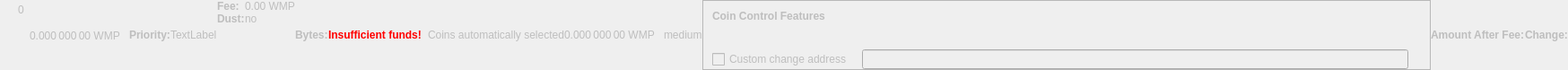
    <widget class="QWidget" name="dummyHideWidget" native="true">
     <property name="enabled">
      <bool>false</bool>
     </property>
     <property name="maximumSize">
      <size>
       <width>100</width>
       <height>22</height>
      </size>
     </property>
     <layout class="QHBoxLayout" name="dummyHideLayout">
      <property name="spacing">
       <number>0</number>
      </property>
      <property name="leftMargin">
       <number>0</number>
      </property>
      <property name="topMargin">
       <number>0</number>
      </property>
      <property name="rightMargin">
       <number>0</number>
      </property>
      <property name="bottomMargin">
       <number>0</number>
      </property>
      <item>
       <layout class="QFormLayout" name="formLayoutCoinControl1">
        <property name="horizontalSpacing">
         <number>10</number>
        </property>
        <property name="verticalSpacing">
         <number>14</number>
        </property>
        <property name="leftMargin">
         <number>10</number>
        </property>
        <property name="topMargin">
         <number>4</number>
        </property>
        <property name="rightMargin">
         <number>6</number>
        </property>
        <item row="0" column="1">
         <widget class="QLabel" name="labelCoinControlBytes">
          <property name="cursor">
           <cursorShape>IBeamCursor</cursorShape>
          </property>
          <property name="contextMenuPolicy">
           <enum>Qt::ActionsContextMenu</enum>
          </property>
          <property name="text">
           <string notr="true">0</string>
          </property>
          <property name="textInteractionFlags">
           <set>Qt::LinksAccessibleByMouse|Qt::TextSelectableByKeyboard|Qt::TextSelectableByMouse</set>
          </property>
         </widget>
        </item>
       </layout>
      </item>
      <item>
       <widget class="QLabel" name="labelCoinControlAfterFee">
        <property name="enabled">
         <bool>false</bool>
        </property>
        <property name="sizePolicy">
         <sizepolicy hsizetype="Fixed" vsizetype="Fixed">
          <horstretch>0</horstretch>
          <verstretch>0</verstretch>
         </sizepolicy>
        </property>
        <property name="minimumSize">
         <size>
          <width>111</width>
          <height>12</height>
         </size>
        </property>
        <property name="maximumSize">
         <size>
          <width>111</width>
          <height>12</height>
         </size>
        </property>
        <property name="cursor">
         <cursorShape>IBeamCursor</cursorShape>
        </property>
        <property name="contextMenuPolicy">
         <enum>Qt::ActionsContextMenu</enum>
        </property>
        <property name="text">
         <string notr="true">0.000 000 00 WMP</string>
        </property>
        <property name="textInteractionFlags">
         <set>Qt::LinksAccessibleByMouse|Qt::TextSelectableByKeyboard|Qt::TextSelectableByMouse</set>
        </property>
       </widget>
      </item>
      <item>
       <widget class="QLabel" name="labelCoinControlPriorityText">
        <property name="enabled">
         <bool>false</bool>
        </property>
        <property name="font">
         <font>
          <weight>75</weight>
          <bold>true</bold>
         </font>
        </property>
        <property name="text">
         <string>Priority:</string>
        </property>
       </widget>
      </item>
      <item>
       <layout class="QHBoxLayout" name="horizontalLayout">
        <item>
         <widget class="QLabel" name="WarningLabel">
          <property name="text">
           <string>TextLabel</string>
          </property>
         </widget>
        </item>
       </layout>
      </item>
      <item>
       <layout class="QFormLayout" name="formLayoutCoinControl3">
        <property name="horizontalSpacing">
         <number>0</number>
        </property>
        <property name="verticalSpacing">
         <number>0</number>
        </property>
        <property name="leftMargin">
         <number>0</number>
        </property>
        <property name="topMargin">
         <number>0</number>
        </property>
        <property name="rightMargin">
         <number>0</number>
        </property>
        <item row="0" column="0">
         <widget class="QLabel" name="labelCoinControlFeeText">
          <property name="enabled">
           <bool>false</bool>
          </property>
          <property name="font">
           <font>
            <weight>75</weight>
            <bold>true</bold>
           </font>
          </property>
          <property name="text">
           <string>Fee:</string>
          </property>
          <property name="margin">
           <number>0</number>
          </property>
         </widget>
        </item>
        <item row="0" column="1">
         <widget class="QLabel" name="labelCoinControlFee">
          <property name="enabled">
           <bool>false</bool>
          </property>
          <property name="cursor">
           <cursorShape>IBeamCursor</cursorShape>
          </property>
          <property name="contextMenuPolicy">
           <enum>Qt::ActionsContextMenu</enum>
          </property>
          <property name="text">
           <string notr="true">0.00 WMP</string>
          </property>
          <property name="textInteractionFlags">
           <set>Qt::LinksAccessibleByMouse|Qt::TextSelectableByKeyboard|Qt::TextSelectableByMouse</set>
          </property>
         </widget>
        </item>
        <item row="1" column="0">
         <widget class="QLabel" name="labelCoinControlLowOutputText">
          <property name="enabled">
           <bool>false</bool>
          </property>
          <property name="font">
           <font>
            <weight>75</weight>
            <bold>true</bold>
           </font>
          </property>
          <property name="text">
           <string>Dust:</string>
          </property>
         </widget>
        </item>
        <item row="1" column="1">
         <widget class="QLabel" name="labelCoinControlLowOutput">
          <property name="enabled">
           <bool>false</bool>
          </property>
          <property name="cursor">
           <cursorShape>IBeamCursor</cursorShape>
          </property>
          <property name="contextMenuPolicy">
           <enum>Qt::ActionsContextMenu</enum>
          </property>
          <property name="text">
           <string>no</string>
          </property>
          <property name="textInteractionFlags">
           <set>Qt::LinksAccessibleByMouse|Qt::TextSelectableByKeyboard|Qt::TextSelectableByMouse</set>
          </property>
         </widget>
        </item>
       </layout>
      </item>
      <item>
       <widget class="QLabel" name="labelCoinControlBytesText">
        <property name="enabled">
         <bool>false</bool>
        </property>
        <property name="font">
         <font>
          <weight>75</weight>
          <bold>true</bold>
         </font>
        </property>
        <property name="text">
         <string>Bytes:</string>
        </property>
       </widget>
      </item>
      <item>
       <layout class="QFormLayout" name="formLayoutCoinControl2">
        <property name="horizontalSpacing">
         <number>0</number>
        </property>
        <property name="verticalSpacing">
         <number>0</number>
        </property>
        <property name="leftMargin">
         <number>0</number>
        </property>
        <property name="topMargin">
         <number>0</number>
        </property>
        <property name="rightMargin">
         <number>0</number>
        </property>
       </layout>
      </item>
      <item>
       <layout class="QHBoxLayout" name="horizontalLayoutCoinControl2">
        <property name="spacing">
         <number>0</number>
        </property>
        <property name="bottomMargin">
         <number>0</number>
        </property>
       </layout>
      </item>
      <item>
       <widget class="QLabel" name="labelCoinControlInsuffFunds">
        <property name="enabled">
         <bool>false</bool>
        </property>
        <property name="minimumSize">
         <size>
          <width>0</width>
          <height>0</height>
         </size>
        </property>
        <property name="font">
         <font>
          <weight>75</weight>
          <bold>true</bold>
         </font>
        </property>
        <property name="styleSheet">
         <string notr="true">color:red;font-weight:bold;</string>
        </property>
        <property name="text">
         <string>Insufficient funds!</string>
        </property>
        <property name="margin">
         <number>5</number>
        </property>
       </widget>
      </item>
      <item>
       <layout class="QFormLayout" name="formLayoutCoinControl4">
        <property name="horizontalSpacing">
         <number>0</number>
        </property>
        <property name="verticalSpacing">
         <number>0</number>
        </property>
        <property name="leftMargin">
         <number>0</number>
        </property>
        <property name="topMargin">
         <number>0</number>
        </property>
        <property name="rightMargin">
         <number>0</number>
        </property>
       </layout>
      </item>
      <item>
       <widget class="QLabel" name="labelCoinControlChangeLabel">
        <property name="enabled">
         <bool>false</bool>
        </property>
        <property name="sizePolicy">
         <sizepolicy hsizetype="Preferred" vsizetype="Expanding">
          <horstretch>0</horstretch>
          <verstretch>0</verstretch>
         </sizepolicy>
        </property>
        <property name="minimumSize">
         <size>
          <width>0</width>
          <height>0</height>
         </size>
        </property>
        <property name="text">
         <string/>
        </property>
        <property name="margin">
         <number>3</number>
        </property>
       </widget>
      </item>
      <item>
       <widget class="QLabel" name="labelCoinControlAutomaticallySelected">
        <property name="enabled">
         <bool>false</bool>
        </property>
        <property name="sizePolicy">
         <sizepolicy hsizetype="Fixed" vsizetype="Fixed">
          <horstretch>0</horstretch>
          <verstretch>0</verstretch>
         </sizepolicy>
        </property>
        <property name="minimumSize">
         <size>
          <width>0</width>
          <height>0</height>
         </size>
        </property>
        <property name="maximumSize">
         <size>
          <width>240</width>
          <height>16777215</height>
         </size>
        </property>
        <property name="text">
         <string>Coins automatically selected</string>
        </property>
        <property name="margin">
         <number>5</number>
        </property>
       </widget>
      </item>
      <item>
       <widget class="QLabel" name="labelCoinControlChange">
        <property name="enabled">
         <bool>false</bool>
        </property>
        <property name="sizePolicy">
         <sizepolicy hsizetype="Fixed" vsizetype="Fixed">
          <horstretch>0</horstretch>
          <verstretch>0</verstretch>
         </sizepolicy>
        </property>
        <property name="minimumSize">
         <size>
          <width>111</width>
          <height>0</height>
         </size>
        </property>
        <property name="maximumSize">
         <size>
          <width>111</width>
          <height>16777215</height>
         </size>
        </property>
        <property name="cursor">
         <cursorShape>IBeamCursor</cursorShape>
        </property>
        <property name="contextMenuPolicy">
         <enum>Qt::ActionsContextMenu</enum>
        </property>
        <property name="text">
         <string notr="true">0.000 000 00 WMP</string>
        </property>
        <property name="textInteractionFlags">
         <set>Qt::LinksAccessibleByMouse|Qt::TextSelectableByKeyboard|Qt::TextSelectableByMouse</set>
        </property>
       </widget>
      </item>
      <item>
       <widget class="QLabel" name="labelCoinControlPriority">
        <property name="enabled">
         <bool>false</bool>
        </property>
        <property name="cursor">
         <cursorShape>IBeamCursor</cursorShape>
        </property>
        <property name="contextMenuPolicy">
         <enum>Qt::ActionsContextMenu</enum>
        </property>
        <property name="text">
         <string>medium</string>
        </property>
        <property name="textInteractionFlags">
         <set>Qt::LinksAccessibleByMouse|Qt::TextSelectableByKeyboard|Qt::TextSelectableByMouse</set>
        </property>
       </widget>
      </item>
      <item>
       <widget class="QFrame" name="frameCoinControl">
        <property name="sizePolicy">
         <sizepolicy hsizetype="Expanding" vsizetype="Expanding">
          <horstretch>0</horstretch>
          <verstretch>0</verstretch>
         </sizepolicy>
        </property>
        <property name="maximumSize">
         <size>
          <width>16777215</width>
          <height>16777215</height>
         </size>
        </property>
        <property name="frameShape">
         <enum>QFrame::StyledPanel</enum>
        </property>
        <property name="frameShadow">
         <enum>QFrame::Sunken</enum>
        </property>
        <layout class="QVBoxLayout" name="verticalLayoutCoinControl2_2">
         <property name="spacing">
          <number>0</number>
         </property>
         <property name="leftMargin">
          <number>0</number>
         </property>
         <property name="topMargin">
          <number>0</number>
         </property>
         <property name="rightMargin">
          <number>0</number>
         </property>
         <property name="bottomMargin">
          <number>0</number>
         </property>
         <item>
          <layout class="QVBoxLayout" name="verticalLayoutCoinControl" stretch="0,0,0,1">
           <property name="spacing">
            <number>0</number>
           </property>
           <property name="leftMargin">
            <number>10</number>
           </property>
           <property name="topMargin">
            <number>10</number>
           </property>
           <item>
            <layout class="QHBoxLayout" name="horizontalLayoutCoinControl1">
             <property name="bottomMargin">
              <number>15</number>
             </property>
             <item>
              <widget class="QLabel" name="labelCoinControlFeatures">
               <property name="enabled">
                <bool>false</bool>
               </property>
               <property name="sizePolicy">
                <sizepolicy hsizetype="Preferred" vsizetype="Maximum">
                 <horstretch>0</horstretch>
                 <verstretch>0</verstretch>
                </sizepolicy>
               </property>
               <property name="font">
                <font>
                 <weight>75</weight>
                 <bold>true</bold>
                </font>
               </property>
               <property name="styleSheet">
                <string notr="true">font-weight:bold;</string>
               </property>
               <property name="text">
                <string>Coin Control Features</string>
               </property>
              </widget>
             </item>
            </layout>
           </item>
           <item>
            <widget class="QWidget" name="widgetCoinControl" native="true">
             <property name="sizePolicy">
              <sizepolicy hsizetype="Preferred" vsizetype="Preferred">
               <horstretch>0</horstretch>
               <verstretch>0</verstretch>
              </sizepolicy>
             </property>
             <property name="minimumSize">
              <size>
               <width>0</width>
               <height>0</height>
              </size>
             </property>
             <property name="styleSheet">
              <string notr="true"/>
             </property>
             <layout class="QHBoxLayout" name="horizontalLayoutCoinControl5_2">
              <property name="leftMargin">
               <number>0</number>
              </property>
              <property name="topMargin">
               <number>0</number>
              </property>
              <property name="rightMargin">
               <number>0</number>
              </property>
              <property name="bottomMargin">
               <number>0</number>
              </property>
              <item>
               <layout class="QHBoxLayout" name="horizontalLayoutCoinControl3">
                <property name="spacing">
                 <number>20</number>
                </property>
                <property name="topMargin">
                 <number>0</number>
                </property>
                <property name="bottomMargin">
                 <number>10</number>
                </property>
               </layout>
              </item>
             </layout>
            </widget>
           </item>
           <item>
            <layout class="QHBoxLayout" name="horizontalLayoutCoinControl4" stretch="0,0,0">
             <property name="spacing">
              <number>12</number>
             </property>
             <property name="sizeConstraint">
              <enum>QLayout::SetDefaultConstraint</enum>
             </property>
             <property name="topMargin">
              <number>5</number>
             </property>
             <property name="rightMargin">
              <number>5</number>
             </property>
             <item>
              <widget class="QCheckBox" name="checkBoxCoinControlChange">
               <property name="enabled">
                <bool>false</bool>
               </property>
               <property name="toolTip">
                <string>If this is activated, but the change address is empty or invalid, change will be sent to a newly generated address.</string>
               </property>
               <property name="text">
                <string>Custom change address</string>
               </property>
              </widget>
             </item>
             <item>
              <widget class="QValidatedLineEdit" name="lineEditCoinControlChange">
               <property name="enabled">
                <bool>false</bool>
               </property>
               <property name="sizePolicy">
                <sizepolicy hsizetype="Expanding" vsizetype="Fixed">
                 <horstretch>0</horstretch>
                 <verstretch>0</verstretch>
                </sizepolicy>
               </property>
              </widget>
             </item>
             <item>
              <widget class="QLabel" name="labelCoinControlChangeLabel_2">
               <property name="sizePolicy">
                <sizepolicy hsizetype="Preferred" vsizetype="Expanding">
                 <horstretch>0</horstretch>
                 <verstretch>0</verstretch>
                </sizepolicy>
               </property>
               <property name="minimumSize">
                <size>
                 <width>0</width>
                 <height>0</height>
                </size>
               </property>
               <property name="text">
                <string/>
               </property>
               <property name="margin">
                <number>3</number>
               </property>
              </widget>
             </item>
            </layout>
           </item>
           <item>
            <spacer name="verticalSpacerCoinControl">
             <property name="orientation">
              <enum>Qt::Vertical</enum>
             </property>
             <property name="sizeHint" stdset="0">
              <size>
               <width>800</width>
               <height>1</height>
              </size>
             </property>
            </spacer>
           </item>
          </layout>
         </item>
        </layout>
       </widget>
      </item>
      <item>
       <widget class="QLabel" name="labelCoinControlAfterFeeText">
        <property name="enabled">
         <bool>false</bool>
        </property>
        <property name="minimumSize">
         <size>
          <width>0</width>
          <height>0</height>
         </size>
        </property>
        <property name="maximumSize">
         <size>
          <width>16777215</width>
          <height>16777215</height>
         </size>
        </property>
        <property name="font">
         <font>
          <weight>75</weight>
          <bold>true</bold>
         </font>
        </property>
        <property name="text">
         <string>Amount After Fee:</string>
        </property>
        <property name="alignment">
         <set>Qt::AlignLeading|Qt::AlignLeft|Qt::AlignVCenter</set>
        </property>
        <property name="margin">
         <number>0</number>
        </property>
       </widget>
      </item>
      <item>
       <widget class="QLabel" name="labelCoinControlChangeText">
        <property name="enabled">
         <bool>false</bool>
        </property>
        <property name="sizePolicy">
         <sizepolicy hsizetype="Preferred" vsizetype="Preferred">
          <horstretch>0</horstretch>
          <verstretch>0</verstretch>
         </sizepolicy>
        </property>
        <property name="minimumSize">
         <size>
          <width>0</width>
          <height>0</height>
         </size>
        </property>
        <property name="maximumSize">
         <size>
          <width>16777215</width>
          <height>16777215</height>
         </size>
        </property>
        <property name="font">
         <font>
          <weight>75</weight>
          <bold>true</bold>
         </font>
        </property>
        <property name="text">
         <string>Change:</string>
        </property>
        <property name="alignment">
         <set>Qt::AlignLeading|Qt::AlignLeft|Qt::AlignVCenter</set>
        </property>
       </widget>
      </item>
     </layout>
    </widget>
